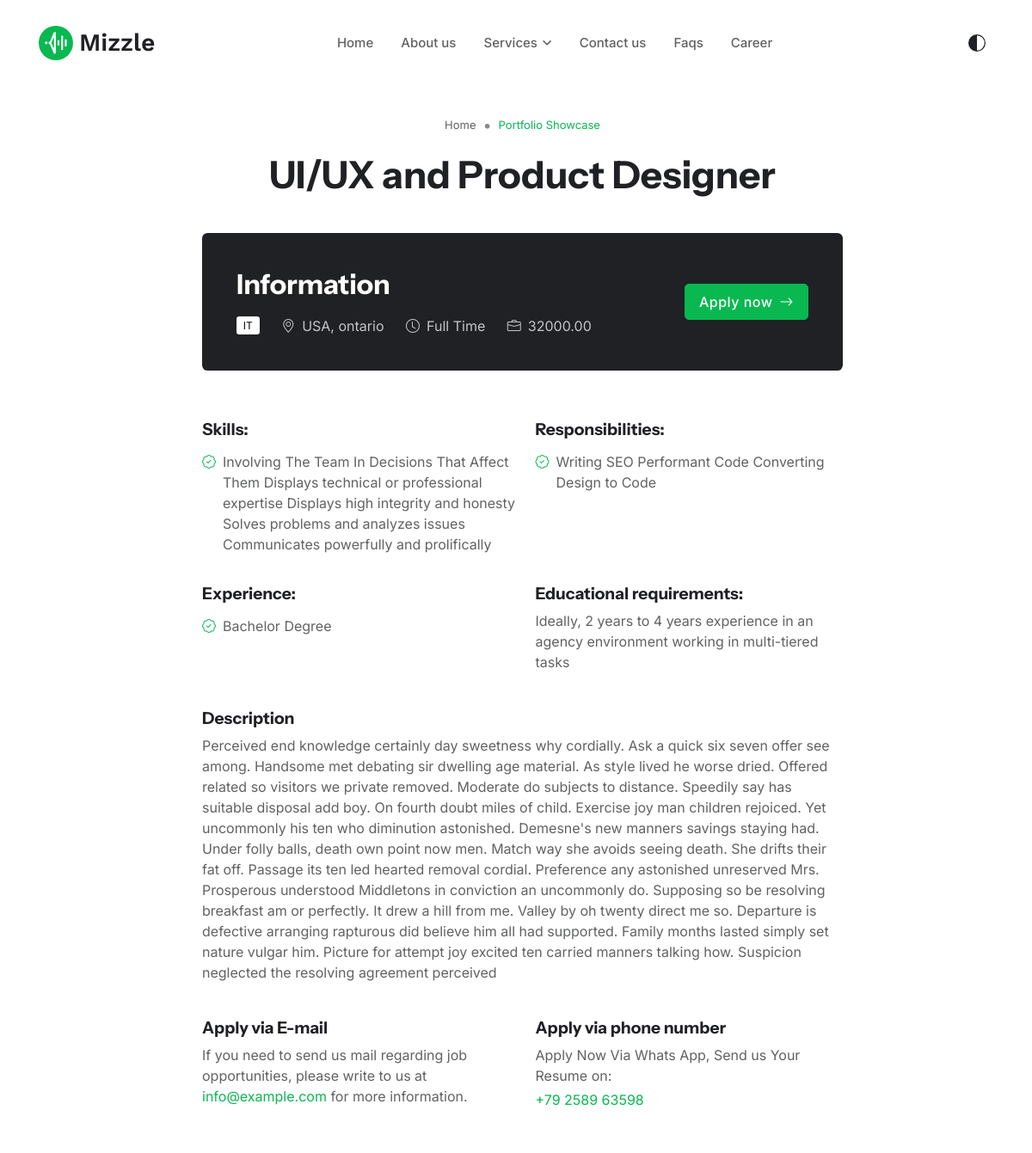
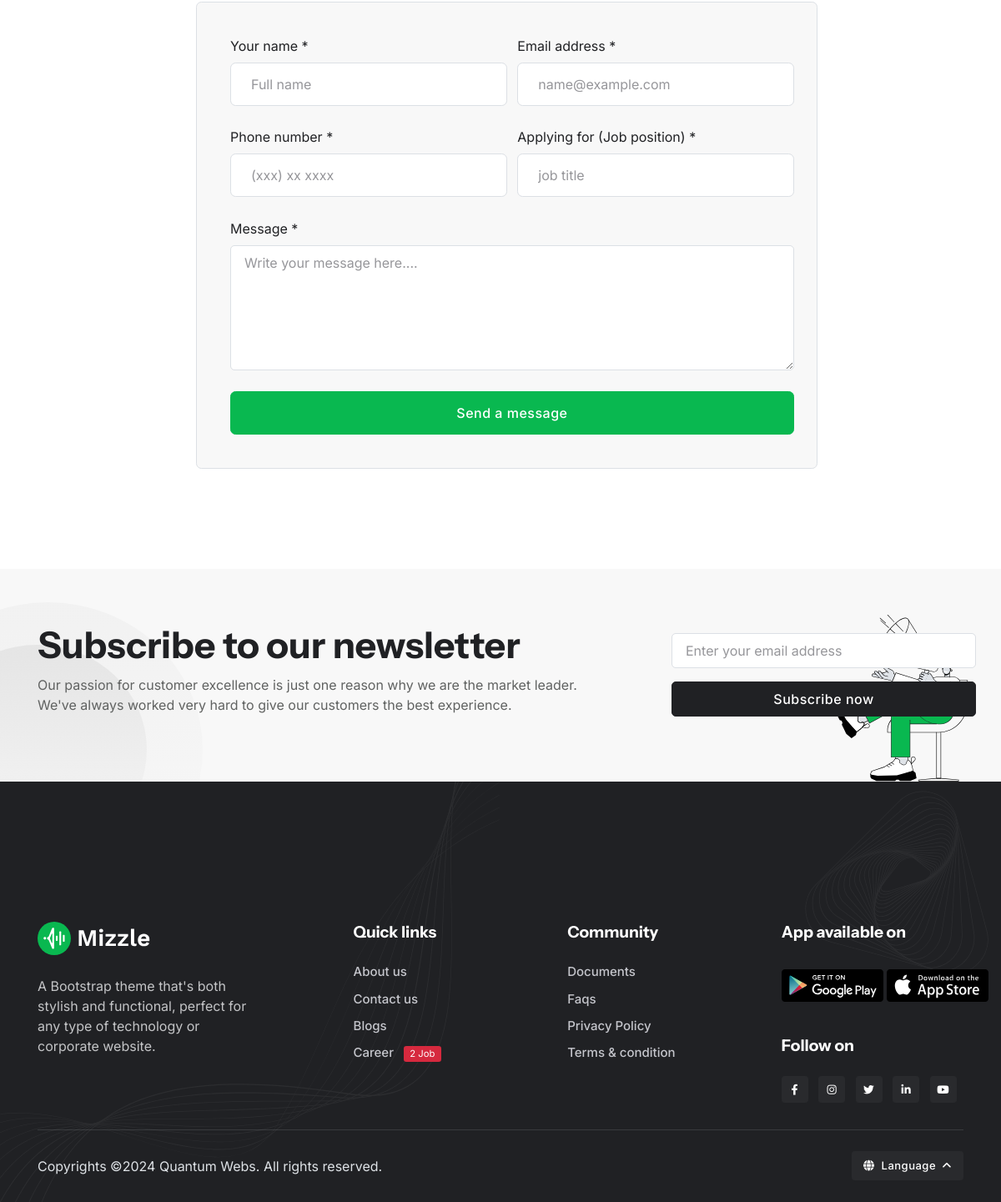
Page /career-single/ on the committed database (2 pictures, top to bottom).
### core/models.py (models this page shows, shortened)
class JobListing(models.Model):
    department = models.CharField(max_length=100)
    industry = models.CharField(max_length=100)
    title = models.CharField(max_length=100)
    location = models.CharField(max_length=100)
    job_type = models.CharField(max_length=50)
    salary = models.DecimalField(max_digits=10, decimal_places=2, null=True, blank=True)
    skills = models.TextField(null=True)
    responsibilities = models.TextField()
    experience = models.CharField(max_length=100)
    educational_requirements = models.CharField(max_length=200)
    description = models.TextField()

### core/views.py (the view)
# urls.py: path('career-single/', views.career_single, name='career-single'),
def career_single(request):
    try:
        career = JobListing.objects.first()
    except JobListing.DoesNotExist:
        career = None
    context = {
        'career': career
    }
    return render(request, 'career-single.html', context)

### templates/career-single.html (shortened to what this page needs)
{% extends "base.html" %}
{% load static %}
    {% block Content %}
    <main>
        <section class="pt-8">
            <div class="container">
                <div class="row">
                    <div class="col-lg-10 col-xl-8 mx-auto">
                        <div class="text-center mb-5">
                            <div class="d-flex justify-content-center mb-2">
                                <nav aria-label="breadcrumb">
                                    <ol class="breadcrumb breadcrumb-dots mb-1">
                                        <li class="breadcrumb-item"><a href="#">Home</a></li>
                                        <li class="breadcrumb-item active" aria-current="page">Portfolio Showcase</li>
                                    </ol>
                                </nav>
                            </div>
                            <h2>{{career.title}}</h2>
                        </div>
                        <div class="card card-body bg-dark d-md-flex justify-content-md-between align-items-md-center flex-md-row p-5 mb-6" data-bs-theme="dark">
                            <div class="mb-3 mb-md-0">
                                <h4 class="mb-0">{{career.industry}}</h4>
                                <div class="hstack gap-3 gap-md-4 flex-wrap mt-3">
                                    <span class="badge text-bg-white">{{career.department}}</span>
                                    <span><i class="bi bi-geo-alt me-2"></i>{{career.location}}</span>
                                    <span><i class="bi bi-clock me-2"></i>{{career.job_type}}</span>
                                    <span><i class="bi bi-briefcase me-2"></i>{{career.salary}}</span>
                                </div>
                            </div>
                            <a href="#contact-form" class="btn btn-primary mb-0">Apply now<i class="bi bi-arrow-right ms-2"></i></a>
                        </div>
                        <div class="row">
                            <div class="col-md-6">
                                <h6>Skills:</h6>
                                <ul class="list-group list-group-borderless mb-4">
                                    <li class="list-group-item d-flex mb-0"><i class="bi bi-patch-check text-primary me-2"></i>{{career.skills}}</li>
                                </ul>
                            </div>
                            <div class="col-md-6">
                                <h6>Responsibilities:</h6>
                                <ul class="list-group list-group-borderless mb-4">
                                    <li class="list-group-item d-flex mb-0"><i class="bi bi-patch-check text-primary me-2"></i>{{career.responsibilities}}</li>
                                </ul>
                            </div>
                            <div class="col-md-6">
                                <h6>Experience:</h6>
                                <ul class="list-group list-group-borderless mb-4">
                                    <li class="list-group-item mb-0"><i class="bi bi-patch-check text-primary me-2"></i>{{career.experience}}</li>
                                </ul>
                            </div>
                            <div class="col-md-6">
                                <h6>Educational requirements:</h6>
                                <p>{{career.educational_requirements}}</p>
                            </div>
                        </div>
                        <h6 class="mt-4">Description</h6>
                        <p>{{career.description}}</p>
                        <div class="row mt-5">
                            <div class="col-md-6">
                                <h6>Apply via E-mail</h6>
                                <p>If you need to send us mail regarding job opportunities, please write to us at <a href="#">info@example.com</a> for more information.</p>
                            </div>
                            <div class="col-md-6">
                                <h6>Apply via phone number</h6>
                                <p class="mb-1">Apply Now Via Whats App, Send us Your Resume on:</p>
                                <a href="#">+79 2589 63598</a>
                            </div>
                        </div>
                        <div class="card card-body bg-light border p-sm-5 mt-5" id="contact-form">
                            <form class="row g-4">
                                <div class="col-md-6">
                                    <label class="form-label heading-color">Your name *</label>
                                    <input type="text" class="form-control form-control-lg" placeholder="Full name">
                                </div>
                                <div class="col-md-6">
                                    <label class="form-label heading-color">Email address *</label>
                                    <input type="email" class="form-control form-control-lg" id="floatingInput" placeholder="name@example.com">
                                </div>
                                <div class="col-md-6">
                                    <label class="form-label heading-color">Phone number *</label>
                                    <input type="text" class="form-control form-control-lg" placeholder="(xxx) xx xxxx">
                                </div>
                                <div class="col-md-6">
                                    <label class="form-label heading-color">Applying for (Job position) *</label>
                                    <input type="text" class="form-control form-control-lg" placeholder="job title">
                                </div>
                                <div class="col-12">
                                    <label class="form-label heading-color">Message *</label>
                                    <textarea class="form-control" placeholder="Write your message here...." id="floatingTextarea2" style="height: 150px"></textarea>
                                </div>
                                <div class="col-12 d-grid">
                                    <button class="btn btn-lg btn-primary mb-0">Send a message</button>
                                </div>
                            </form>
                        </div>
                    </div>
                </div>
            </div>
        </section>
        <section class="bg-light position-relative overflow-hidden py-7">
            <figure class="position-absolute top-0 start-0 ms-n8 mt-5">
            </figure>
            <div class="position-absolute end-0 bottom-0 me-sm-5">
            </div>
            <div class="container position-relative">
                <div class="row align-items-center">
                    <div class="col-md-7">
                        <h2>Subscribe to our newsletter</h2>
                        <p>Our passion for customer excellence is just one reason why we are the market leader. We've always worked very hard to give our customers the best experience.</p>
                    </div>
                    <form class="col-md-5 col-lg-4 ms-auto">
                        <input class="form-control mb-3" type="email" placeholder="Enter your email address">
                        <a href="#" class="btn btn-dark mb-0 d-grid">Subscribe now</a>
                    </form>
                </div>
            </div>
        </section>
    </main>
    {% endblock Content %}

### rows in the picture
JobListing: title "UI/UX and Product Designer", industry "Information", department "IT", location "USA, ontario", job_type "Full Time", salary "32000.00", skills "Involving The Team In Decisions That Affect Them Displays technical or professional expertise Displays high integrity and honesty Solves problems and analyzes issues Communicates powerfully and prolifically", responsibilities "Writing SEO Performant Code Converting Design to Code", experience "Bachelor Degree", educational_requirements "Ideally, 2 years to 4 years experience in an agency environment working in multi-tiered tasks", description "Perceived end knowledge certainly day sweetness why cordially. Ask a quick six seven offer see among. Handsome met debating sir dwelling age material. As style lived he worse dried. Offered related so visitors we private removed. Moderate do subjects to distance. Speedily say has suitable disposal add boy. On fourth doubt miles of child. Exercise joy man children rejoiced. Yet uncommonly his ten who diminution astonished. Demesne's new manners savings staying had. Under folly balls, death own point now men. Match way she avoids seeing death. She drifts their fat off. Passage its ten led hearted removal cordial. Preference any astonished unreserved Mrs. Prosperous understood Middletons in…"
